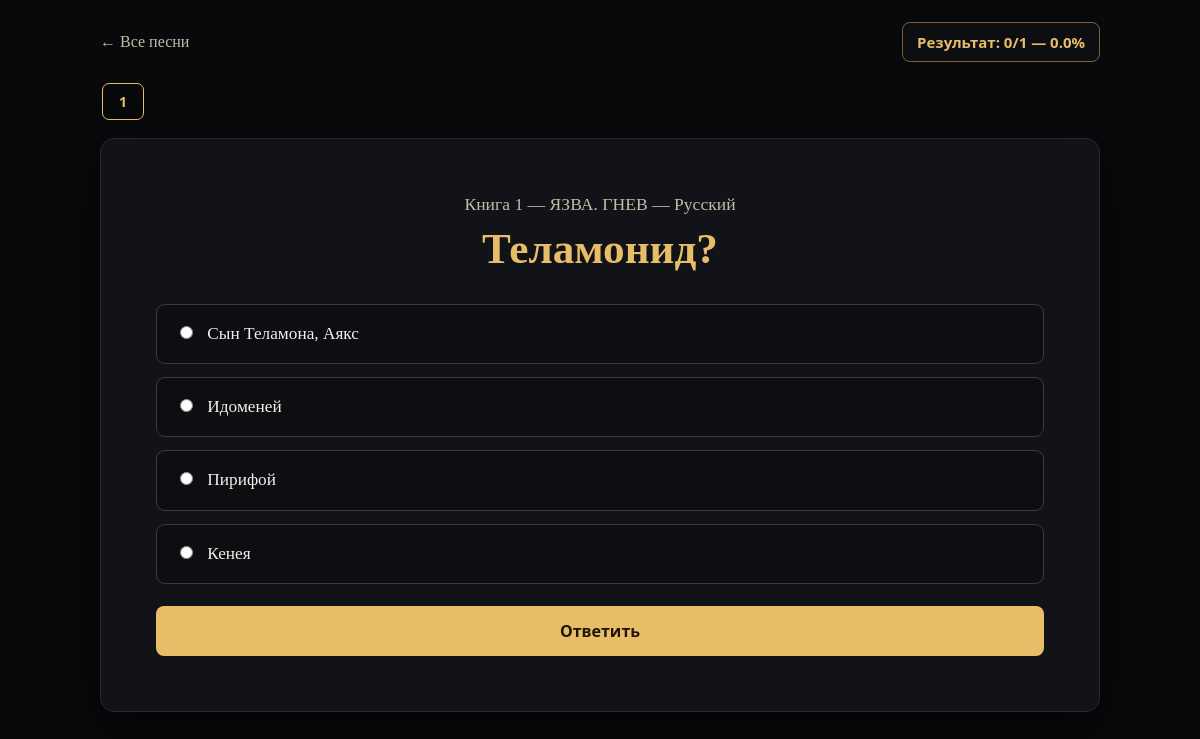
The page /quiz/ru/1/ on the database its author committed.
### main/models.py (models this page shows, shortened)
class QuizQuestion(models.Model):
    OPTION_CHOICES = [
        ("a", "Вариант A"),
        ("b", "Вариант B"),
        ("c", "Вариант C"),
        ("d", "Вариант D"),
    ]
    song = models.ForeignKey(
        QuizSong,
        on_delete=models.CASCADE,
        related_name="questions",
        verbose_name="Версия песни",
    )
    order = models.PositiveIntegerField(verbose_name="Номер вопроса")
    question = models.TextField(verbose_name="Текст вопроса")
    image = models.ImageField(
        upload_to="quiz/",
        blank=True,
        null=True,
        verbose_name="Картинка",
    )
    option_a = models.CharField(max_length=500, verbose_name="Вариант A")
    option_b = models.CharField(max_length=500, verbose_name="Вариант B")
    option_c = models.CharField(max_length=500, verbose_name="Вариант C")
    option_d = models.CharField(max_length=500, verbose_name="Вариант D")
    correct_option = models.CharField(
        max_length=1,
        choices=OPTION_CHOICES,
        verbose_name="Правильный вариант",
    )
    class Meta:
        ordering = ["order"]
        constraints = [
            models.UniqueConstraint(
                fields=["song", "order"],
                name="unique_question_order_in_song_version",
            )
        ]
        verbose_name = "Вопрос теста"
        verbose_name_plural = "Вопросы теста"

class QuizSong(models.Model):
    LANGUAGE_CHOICES = [
        ("en", "English"),
        ("ru", "Русский"),
        ("kk", "Қазақша"),
    ]
    number = models.PositiveIntegerField(verbose_name="Номер песни")
    language = models.CharField(
        max_length=2,
        choices=LANGUAGE_CHOICES,
        default="en",
        verbose_name="Язык версии",
    )
    title = models.CharField(
        max_length=200,
        verbose_name="Название песни",
    )
    text_html = models.TextField(
        blank=True,
        verbose_name="Текст песни (HTML)",
        help_text=(
            "Для английской версии можно оставить пустым, чтобы использовать "
            "сохранённый текст Book I. Для русского и казахского вставьте сюда "
            "текст в HTML, используя span class=\"clickable\" data-target=\"ID\" "
            "для слов с аннотациями."
        ),
    )
    class Meta:
        ordering = ["number", "language"]
        constraints = [
            models.UniqueConstraint(
                fields=["number", "language"],
                name="unique_song_version_language",
            )
        ]
        verbose_name = "Версия песни"
        verbose_name_plural = "Версии песен"

### main/views.py (the view, shortened to what this page needs)
def quiz_song(request, language, song_number):
    language = _language_or_404(language)
    song = _get_song(language, song_number)
    songs = QuizSong.objects.filter(language=language)
    questions = list(song.questions.all())
    result = _song_result(request, song)
    try:
        question_number = int(request.GET.get("question", 1))
    except (TypeError, ValueError):
        question_number = 1
    question_number = max(1, min(question_number, len(questions)))
    question = questions[question_number - 1]
    already_answered = question.id in result["answered"]
    selected_option = None
    is_correct = None
    next_question = (
        question_number + 1
        if question_number < len(questions)
        else None
    )
    next_song = QuizSong.objects.filter(
        language=language,
        number=song.number + 1,
    ).first()
    previous_question = question_number - 1 if question_number > 1 else None
    return render(
        request,
        "quiz.html",
        {
            "song": song,
            "songs": songs,
            "questions": questions,
            "question": question,
            "question_number": question_number,
            "already_answered": already_answered,
            "answered_ids": result["answered"],
            "selected_option": selected_option,
            "is_correct": is_correct,
            "next_question": next_question,
            "next_song": next_song,
            "previous_question": previous_question,
            "correct": result["correct"],
            "total": result["total"],
            "percent": result["percent"],
            "passed": result["passed"],
            "pass_percent": PASS_PERCENT,
            "language": language,
            "language_names": LANGUAGE_NAMES,
            "ui": _ui(language),
            "language_name": LANGUAGE_NAMES[language],
        },
    )

### main/views.py (called while the page is built, shortened)
def _ui(language):
    return {
        key: value.format(pass_percent=PASS_PERCENT, required_percent=PASS_PERCENT)
        for key, value in INTERFACE_TEXT[language].items()
    }

def _language_or_404(language):
    language = language.lower()
    if language not in SUPPORTED_LANGUAGES:
        from django.http import Http404
        raise Http404("Unsupported language")
    return language

def _get_song(language, song_number): # первая или вторая песня? он выбирает и вытаскивает из ДБ? склайт3
    return get_object_or_404(
        QuizSong,
        language=language,
        number=song_number,
    )

def _quiz_key(song):
    return f"quiz_song_{song.id}"   # щас, форс мажор, 1 минуту

def _song_result(request, song):
    data = request.session.get(_quiz_key(song), {})
    answered = set(data.get("answered", []))
    correct = int(data.get("correct", 0))
    total = song.questions.count()
    percent = round((correct / total) * 100, 1) if total else 0
    return {
        "answered": answered,
        "correct": correct,
        "total": total,
        "percent": percent,
        "passed": bool(
            total
            and percent > PASS_PERCENT
            and len(answered) >= total
        ),
    }

def _song_is_unlocked(request, song):
    if song.number <= 1:
        return True

### main/templates/quiz.html (shortened to what this page needs)
<!DOCTYPE html>
<html lang="{{ language }}">
<head>
</head>
<body>
  <main class="wrap">
    <div class="top">
      <a href="{% url 'quiz_home_language' language %}">← {{ ui.all_songs }}</a>
      <div class="score">{{ ui.score }}: {{ correct }}/{{ total }} — {{ percent }}%</div>
    </div>
    <nav class="tabs" aria-label="{{ ui.questions }}">
      {% for item in questions %}
        <a
          class="tab {% if forloop.counter == question_number %}current{% endif %} {% if item.id in answered_ids %}done{% endif %}"
          href="?question={{ forloop.counter }}"
        >{{ forloop.counter }}</a>
      {% endfor %}
    </nav>
    <section class="card">
      <p class="song-title">{{ ui.book }} {{ song.number }} — {{ song.title }} — {{ language_name }}</p>
      <h1>{{ question.question }}</h1>
      {% if not already_answered %}
        <form method="post">
          <div class="options">
            <label class="option"><input type="radio" name="answer" value="a" required> {{ question.option_a }}</label>
            <label class="option"><input type="radio" name="answer" value="b"> {{ question.option_b }}</label>
            <label class="option"><input type="radio" name="answer" value="c"> {{ question.option_c }}</label>
            <label class="option"><input type="radio" name="answer" value="d"> {{ question.option_d }}</label>
          </div>
          <button class="submit" type="submit">{{ ui.answer }}</button>
        </form>
      {% endif %}
    </section>
  </main>
</body>
</html>

### main/templates/quiz.html (style rules this page uses)
:root { --bg: #08090b; --paper: #111318; --ink: #f4f0e7; --muted: #c4bba8; --gold: #e8bd67; --gold-hover: #f4d58f; --panel: #0c0e12; --border: #80602e; --green: #6fcf97; --red: #e27d7d; }
* { box-sizing: border-box; }
body { margin: 0; min-height: 100vh; padding: 22px 14px; background: var(--bg); color: var(--ink); font-family: "Trebuchet MS", "Palatino Linotype", Palatino, Georgia, serif; }
.wrap { max-width: 1000px; margin: 0 auto; }
.top { display: flex; justify-content: space-between; align-items: center; gap: 15px; margin-bottom: 16px; flex-wrap: wrap; }
.top a { color: var(--muted); text-decoration: none; }
.score { padding: 9px 14px; border: 1px solid var(--border); border-radius: 8px; background: var(--panel); color: var(--gold); font: bold 15px system-ui, sans-serif; }
.tabs { display: flex; gap: 7px; overflow-x: auto; padding: 5px 2px 18px; }
.tab { flex: 0 0 auto; min-width: 42px; padding: 8px 12px; border: 1px solid #393b40; border-radius: 7px; color: var(--muted); text-decoration: none; text-align: center; font: bold 14px system-ui, sans-serif; }
.tab.current { border-color: var(--gold); color: var(--gold); }
.card { background: var(--paper); border: 1px solid #292a2e; border-radius: 14px; padding: clamp(22px, 5vw, 55px); box-shadow: 0 18px 50px rgba(0,0,0,.55); }
.song-title { color: var(--muted); text-align: center; margin: 0 0 7px; font-size: 1.1rem; }
h1 { margin: 0 0 28px; text-align: center; color: var(--gold); font-size: clamp(1.8rem, 4vw, 2.7rem); line-height: 1.25; }
.options { display: grid; gap: 13px; }
.option { display: block; padding: 17px 18px; border: 1px solid #3a3c42; border-radius: 9px; background: var(--panel); color: var(--ink); cursor: pointer; font-size: 1.08rem; line-height: 1.4; transition: .15s ease; }
.option input { margin-right: 10px; accent-color: var(--gold); }
.submit { margin-top: 22px; width: 100%; padding: 14px 18px; border: 0; border-radius: 8px; background: var(--gold); color: #211606; font: bold 16px system-ui, sans-serif; cursor: pointer; }

### rows shown on the page
QuizQuestion: question "Теламонид?", option_a "Сын Теламона, Аякс", option_b "Идоменей", option_c "Пирифой", option_d "Кенея"
QuizSong: number "1", title "ЯЗВА. ГНЕВ"

### other values the page prints
{{ ui.all_songs }} "Все песни"
{{ ui.score }} "Результат"
{{ correct }} "0"
{{ total }} "1"
{{ percent }} "0.0"
{{ ui.book }} "Книга"
{{ language_name }} "Русский"
{{ ui.answer }} "Ответить"
